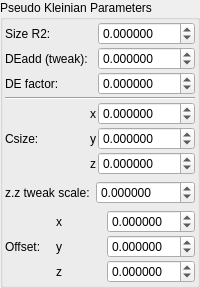
    <widget class="QGroupBox" name="groupBox">
     <property name="title">
      <string>Pseudo Kleinian Parameters</string>
     </property>
     <layout class="QVBoxLayout" name="verticalLayout_3">
      <property name="leftMargin">
       <number>2</number>
      </property>
      <property name="topMargin">
       <number>2</number>
      </property>
      <property name="rightMargin">
       <number>2</number>
      </property>
      <property name="bottomMargin">
       <number>2</number>
      </property>
      <item>
       <layout class="QGridLayout" name="gridLayout_71" columnstretch="0,0,1">
        <property name="spacing">
         <number>2</number>
        </property>
        <item row="0" column="2">
         <widget class="MyDoubleSpinBox" name="spinbox_transf_minimum_radius_05">
          <property name="sizePolicy">
           <sizepolicy hsizetype="Minimum" vsizetype="Maximum">
            <horstretch>0</horstretch>
            <verstretch>0</verstretch>
           </sizepolicy>
          </property>
          <property name="font">
           <font>
            <weight>50</weight>
            <bold>false</bold>
           </font>
          </property>
          <property name="prefix">
           <string/>
          </property>
          <property name="suffix">
           <string/>
          </property>
          <property name="decimals">
           <number>6</number>
          </property>
          <property name="minimum">
           <double>-99.989999999999995</double>
          </property>
          <property name="maximum">
           <double>99.989999999999995</double>
          </property>
          <property name="singleStep">
           <double>0.100000000000000</double>
          </property>
         </widget>
        </item>
        <item row="4" column="2">
         <widget class="MyDoubleSpinBox" name="spinbox3_transf_addition_constant_0777_x">
          <property name="sizePolicy">
           <sizepolicy hsizetype="Minimum" vsizetype="Maximum">
            <horstretch>0</horstretch>
            <verstretch>0</verstretch>
           </sizepolicy>
          </property>
          <property name="font">
           <font>
            <weight>50</weight>
            <bold>false</bold>
           </font>
          </property>
          <property name="prefix">
           <string/>
          </property>
          <property name="suffix">
           <string/>
          </property>
          <property name="decimals">
           <number>6</number>
          </property>
          <property name="minimum">
           <double>-99.989999999999995</double>
          </property>
          <property name="maximum">
           <double>99.989999999999995</double>
          </property>
          <property name="singleStep">
           <double>0.100000000000000</double>
          </property>
         </widget>
        </item>
        <item row="5" column="2">
         <widget class="MyDoubleSpinBox" name="spinbox3_transf_addition_constant_0777_y">
          <property name="sizePolicy">
           <sizepolicy hsizetype="Minimum" vsizetype="Maximum">
            <horstretch>0</horstretch>
            <verstretch>0</verstretch>
           </sizepolicy>
          </property>
          <property name="font">
           <font>
            <weight>50</weight>
            <bold>false</bold>
           </font>
          </property>
          <property name="prefix">
           <string/>
          </property>
          <property name="suffix">
           <string/>
          </property>
          <property name="decimals">
           <number>6</number>
          </property>
          <property name="minimum">
           <double>-99.989999999999995</double>
          </property>
          <property name="maximum">
           <double>99.989999999999995</double>
          </property>
          <property name="singleStep">
           <double>0.100000000000000</double>
          </property>
         </widget>
        </item>
        <item row="0" column="0">
         <widget class="QLabel" name="label_257">
          <property name="font">
           <font>
            <weight>50</weight>
            <bold>false</bold>
           </font>
          </property>
          <property name="text">
           <string>Size R2:</string>
          </property>
         </widget>
        </item>
        <item row="6" column="2">
         <widget class="MyDoubleSpinBox" name="spinbox3_transf_addition_constant_0777_z">
          <property name="sizePolicy">
           <sizepolicy hsizetype="Minimum" vsizetype="Maximum">
            <horstretch>0</horstretch>
            <verstretch>0</verstretch>
           </sizepolicy>
          </property>
          <property name="font">
           <font>
            <weight>50</weight>
            <bold>false</bold>
           </font>
          </property>
          <property name="prefix">
           <string/>
          </property>
          <property name="suffix">
           <string/>
          </property>
          <property name="decimals">
           <number>6</number>
          </property>
          <property name="minimum">
           <double>-99.989999999999995</double>
          </property>
          <property name="maximum">
           <double>99.989999999999995</double>
          </property>
          <property name="singleStep">
           <double>0.100000000000000</double>
          </property>
         </widget>
        </item>
        <item row="5" column="0">
         <widget class="QLabel" name="label_266">
          <property name="font">
           <font>
            <weight>50</weight>
            <bold>false</bold>
           </font>
          </property>
          <property name="text">
           <string>Csize:</string>
          </property>
         </widget>
        </item>
        <item row="6" column="1">
         <widget class="QLabel" name="label_146">
          <property name="sizePolicy">
           <sizepolicy hsizetype="Preferred" vsizetype="Preferred">
            <horstretch>0</horstretch>
            <verstretch>0</verstretch>
           </sizepolicy>
          </property>
          <property name="font">
           <font>
            <weight>50</weight>
            <bold>false</bold>
           </font>
          </property>
          <property name="text">
           <string notr="true">z</string>
          </property>
          <property name="alignment">
           <set>Qt::AlignRight|Qt::AlignTrailing|Qt::AlignVCenter</set>
          </property>
         </widget>
        </item>
        <item row="4" column="1">
         <widget class="QLabel" name="label_124">
          <property name="font">
           <font>
            <weight>50</weight>
            <bold>false</bold>
           </font>
          </property>
          <property name="text">
           <string notr="true">x</string>
          </property>
          <property name="alignment">
           <set>Qt::AlignRight|Qt::AlignTrailing|Qt::AlignVCenter</set>
          </property>
         </widget>
        </item>
        <item row="3" column="0" colspan="3">
         <widget class="Line" name="line_7">
          <property name="orientation">
           <enum>Qt::Horizontal</enum>
          </property>
         </widget>
        </item>
        <item row="5" column="1">
         <widget class="QLabel" name="label_123">
          <property name="font">
           <font>
            <weight>50</weight>
            <bold>false</bold>
           </font>
          </property>
          <property name="text">
           <string notr="true">y</string>
          </property>
          <property name="alignment">
           <set>Qt::AlignRight|Qt::AlignTrailing|Qt::AlignVCenter</set>
          </property>
         </widget>
        </item>
        <item row="1" column="2">
         <widget class="MyDoubleSpinBox" name="spinbox_analyticDE_tweak_005">
          <property name="sizePolicy">
           <sizepolicy hsizetype="Minimum" vsizetype="Maximum">
            <horstretch>0</horstretch>
            <verstretch>0</verstretch>
           </sizepolicy>
          </property>
          <property name="font">
           <font>
            <weight>50</weight>
            <bold>false</bold>
           </font>
          </property>
          <property name="prefix">
           <string/>
          </property>
          <property name="suffix">
           <string/>
          </property>
          <property name="decimals">
           <number>6</number>
          </property>
          <property name="minimum">
           <double>-99.989999999999995</double>
          </property>
          <property name="maximum">
           <double>99.989999999999995</double>
          </property>
          <property name="singleStep">
           <double>0.100000000000000</double>
          </property>
         </widget>
        </item>
        <item row="1" column="0">
         <widget class="QLabel" name="label_265">
          <property name="font">
           <font>
            <weight>50</weight>
            <bold>false</bold>
           </font>
          </property>
          <property name="text">
           <string>DEadd (tweak):</string>
          </property>
         </widget>
        </item>
        <item row="2" column="0">
         <widget class="QLabel" name="label_270">
          <property name="font">
           <font>
            <weight>50</weight>
            <bold>false</bold>
           </font>
          </property>
          <property name="text">
           <string>DE factor:</string>
          </property>
         </widget>
        </item>
        <item row="2" column="2">
         <widget class="MyDoubleSpinBox" name="spinbox_analyticDE_scale_1">
          <property name="sizePolicy">
           <sizepolicy hsizetype="Minimum" vsizetype="Maximum">
            <horstretch>0</horstretch>
            <verstretch>0</verstretch>
           </sizepolicy>
          </property>
          <property name="font">
           <font>
            <weight>50</weight>
            <bold>false</bold>
           </font>
          </property>
          <property name="prefix">
           <string/>
          </property>
          <property name="suffix">
           <string/>
          </property>
          <property name="decimals">
           <number>6</number>
          </property>
          <property name="minimum">
           <double>-99.989999999999995</double>
          </property>
          <property name="maximum">
           <double>99.989999999999995</double>
          </property>
          <property name="singleStep">
           <double>0.100000000000000</double>
          </property>
         </widget>
        </item>
       </layout>
      </item>
      <item>
       <layout class="QGridLayout" name="gridLayout_2" columnstretch="0,1">
        <item row="0" column="0">
         <widget class="QLabel" name="label_105">
          <property name="font">
           <font>
            <weight>50</weight>
            <bold>false</bold>
           </font>
          </property>
          <property name="text">
           <string>z.z tweak scale:</string>
          </property>
         </widget>
        </item>
        <item row="0" column="1">
         <widget class="MyDoubleSpinBox" name="spinbox_transf_scaleB_1">
          <property name="sizePolicy">
           <sizepolicy hsizetype="Minimum" vsizetype="Maximum">
            <horstretch>0</horstretch>
            <verstretch>0</verstretch>
           </sizepolicy>
          </property>
          <property name="font">
           <font>
            <weight>50</weight>
            <bold>false</bold>
           </font>
          </property>
          <property name="prefix">
           <string/>
          </property>
          <property name="suffix">
           <string/>
          </property>
          <property name="decimals">
           <number>6</number>
          </property>
          <property name="minimum">
           <double>-99.000000000000000</double>
          </property>
          <property name="maximum">
           <double>99.000000000000000</double>
          </property>
          <property name="singleStep">
           <double>0.100000000000000</double>
          </property>
         </widget>
        </item>
       </layout>
      </item>
      <item>
       <layout class="QGridLayout" name="gridLayout_34" columnstretch="0,0,0">
        <property name="spacing">
         <number>2</number>
        </property>
        <item row="1" column="0">
         <widget class="QLabel" name="label_269">
          <property name="text">
           <string>Offset:</string>
          </property>
         </widget>
        </item>
        <item row="0" column="1">
         <widget class="QLabel" name="label_132">
          <property name="text">
           <string notr="true">x</string>
          </property>
         </widget>
        </item>
        <item row="1" column="1">
         <widget class="QLabel" name="label_143">
          <property name="text">
           <string notr="true">y</string>
          </property>
         </widget>
        </item>
        <item row="2" column="1">
         <widget class="QLabel" name="label_144">
          <property name="text">
           <string notr="true">z</string>
          </property>
         </widget>
        </item>
        <item row="0" column="2">
         <widget class="MyDoubleSpinBox" name="spinbox3_transf_addition_constant_x">
          <property name="sizePolicy">
           <sizepolicy hsizetype="Minimum" vsizetype="Maximum">
            <horstretch>0</horstretch>
            <verstretch>0</verstretch>
           </sizepolicy>
          </property>
          <property name="prefix">
           <string/>
          </property>
          <property name="suffix">
           <string/>
          </property>
          <property name="decimals">
           <number>6</number>
          </property>
          <property name="minimum">
           <double>-99.989999999999995</double>
          </property>
          <property name="maximum">
           <double>99.989999999999995</double>
          </property>
          <property name="singleStep">
           <double>0.100000000000000</double>
          </property>
         </widget>
        </item>
        <item row="1" column="2">
         <widget class="MyDoubleSpinBox" name="spinbox3_transf_addition_constant_y">
          <property name="sizePolicy">
           <sizepolicy hsizetype="Minimum" vsizetype="Maximum">
            <horstretch>0</horstretch>
            <verstretch>0</verstretch>
           </sizepolicy>
          </property>
          <property name="prefix">
           <string/>
          </property>
          <property name="suffix">
           <string/>
          </property>
          <property name="decimals">
           <number>6</number>
          </property>
          <property name="minimum">
           <double>-99.989999999999995</double>
          </property>
          <property name="maximum">
           <double>99.989999999999995</double>
          </property>
          <property name="singleStep">
           <double>0.100000000000000</double>
          </property>
         </widget>
        </item>
        <item row="2" column="2">
         <widget class="MyDoubleSpinBox" name="spinbox3_transf_addition_constant_z">
          <property name="sizePolicy">
           <sizepolicy hsizetype="Minimum" vsizetype="Maximum">
            <horstretch>0</horstretch>
            <verstretch>0</verstretch>
           </sizepolicy>
          </property>
          <property name="prefix">
           <string/>
          </property>
          <property name="suffix">
           <string/>
          </property>
          <property name="decimals">
           <number>6</number>
          </property>
          <property name="minimum">
           <double>-99.989999999999995</double>
          </property>
          <property name="maximum">
           <double>99.989999999999995</double>
          </property>
          <property name="singleStep">
           <double>0.100000000000000</double>
          </property>
         </widget>
        </item>
       </layout>
      </item>
     </layout>
    </widget>
